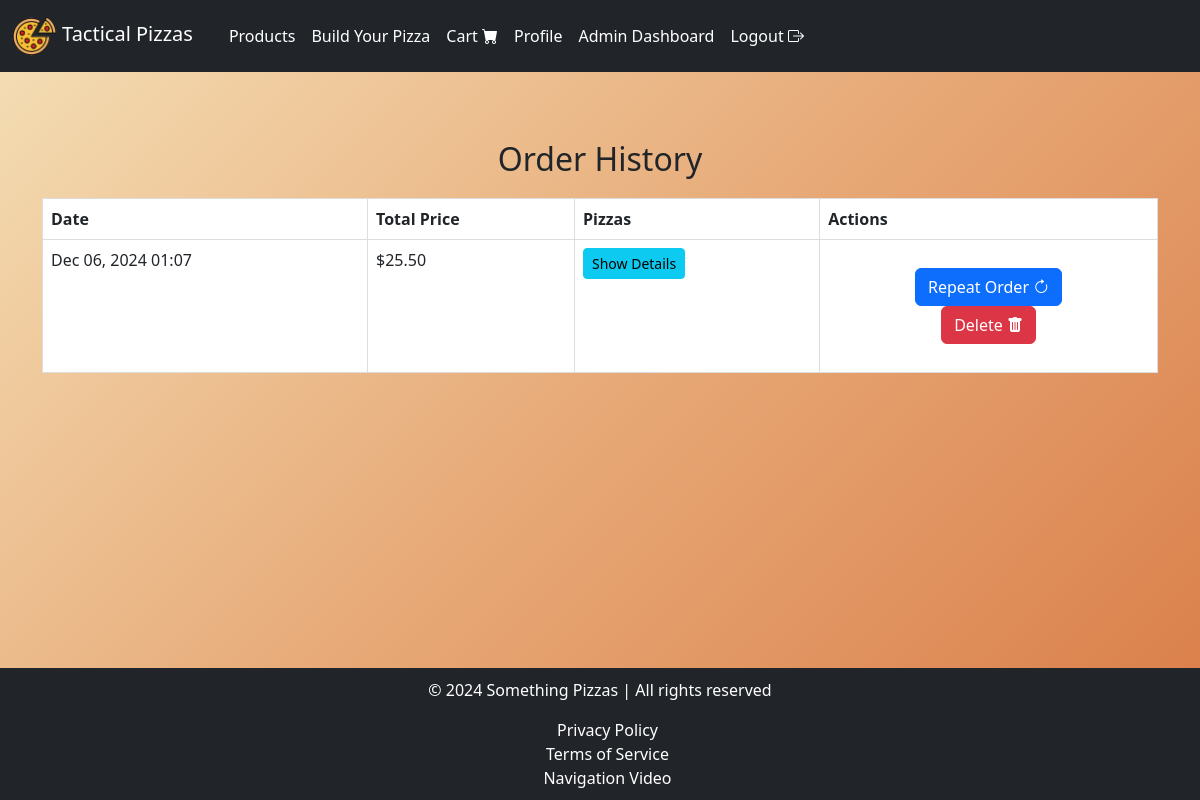
The app's page /products/order_history/ (signed in), older data.
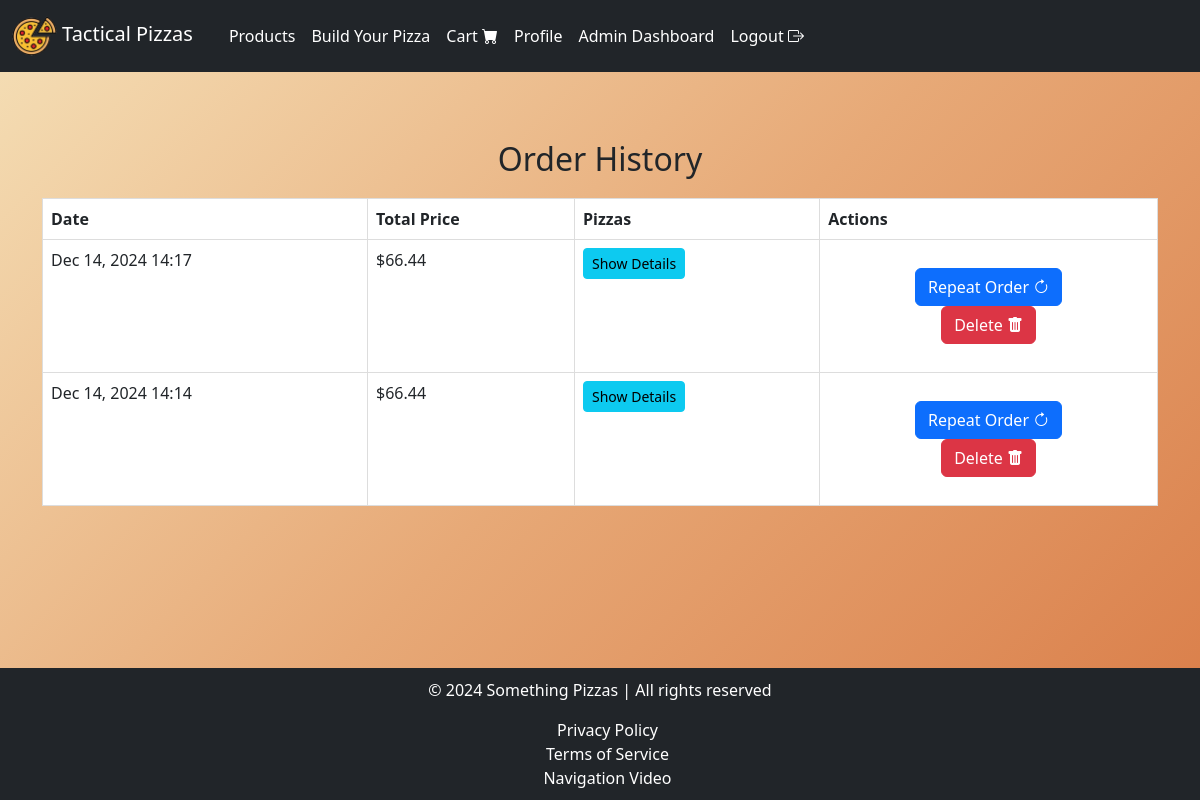
The same page, newer data.
### products/models.py (models this page shows, shortened)
class Order(models.Model):
    user = models.ForeignKey(User, on_delete=models.CASCADE)
    created_at = models.DateTimeField(auto_now_add=True)
    total_price = models.DecimalField(max_digits=10, decimal_places=2)
    is_completed = models.BooleanField(default=False)

### products/views.py (the view, shortened to what this page needs)
# urls.py: path("order_history/", views.order_history, name="order_history"), # Order history url
@cache_control(no_cache=True, must_revalidate=True, no_store=True)
@login_required
def order_history(request):
    orders = Order.objects.filter(user=request.user).order_by('-created_at')
    return render(request, 'products/order_history.html', {'orders': orders})

### products/templates/products/order_history.html (shortened to what this page needs)
{% extends "layout.html" %}
{% block navbar %}
    {% include "navbar.html" %}
{% endblock %}
{% block content %}
<div class="container my-5">
    <h2>Order History</h2>
    {% if orders %}
        <table class="table">
            <thead>
                <tr>
                    <th>Date</th>
                    <th>Total Price</th>
                    <th>Pizzas</th>
                    <th>Actions</th>
                </tr>
            </thead>
            <tbody>
                {% for order in orders %}
                <tr>
                    <td>{{ order.created_at|date:"M d, Y H:i" }}</td>
                    <td>${{ order.total_price }}</td>
                    <td>
                        <button
                            class="btn btn-info btn-sm"
                            type="button"
                            data-bs-toggle="collapse"
                            data-bs-target="#order-{{ order.id }}-details"
                            aria-expanded="false"
                            aria-controls="order-{{ order.id }}-details">
                            Show Details
                        </button>
                    </td>
                    <td>
                        <form method="post">
                            <button name="action" value="repeat" class="btn btn-primary">Repeat Order <i class="bi bi-arrow-clockwise"></i></button>
                            <button name="action" value="delete" class="btn btn-danger">Delete <i class="bi bi-trash-fill"></i></button>
                        </form>
                    </td>
                </tr>
                {% endfor %}
            </tbody>
        </table>
    {% else %}
        <p>You have no orders yet. <a href="{% url 'index' %}">Start shopping</a>.</p>
    {% endif %}
</div>
{% endblock %}
{% block footer %}
    {% include "footer.html" %}
{% endblock %}

### templates/layout.html (shortened to what this page needs)
{% load static %}
<!DOCTYPE html>
<html lang="en">
<head>
    <link href="https://cdn.jsdelivr.net/npm/bootstrap-icons/font/bootstrap-icons.css" rel="stylesheet">
    <link rel="stylesheet" href="{% static 'css/styles.css' %}">
    <link href="https://cdn.jsdelivr.net/npm/bootstrap@5.3.0-alpha1/dist/css/bootstrap.min.css" rel="stylesheet">
</head>
<body>
    {% block navbar %}
    {% endblock %}
    <div id="content" name="content">
        {% block content %}
        {% endblock %}
    </div>
    {% block footer %}
    {% endblock %}
</body>
</html>

### templates/navbar.html (shortened to what this page needs)
{% load static %}
{% block navbar %}
<nav class="navbar navbar-expand-lg navbar-dark bg-dark" role="navigation" aria-label="Main navigation">
    <a class="navbar-brand" href="{% url 'home' %}" aria-label="Tactical Pizzas Homepage">
        <img src="{% static 'Images/logo.png' %}" alt="Company Logo" style="height: 40px; vertical-align: middle;">
        <span class="ml-2">Tactical Pizzas</span>
    </a>
    <div class="collapse navbar-collapse" id="navbarNav">
        <ul class="navbar-nav ml-auto">
            <li class="nav-item">
                <a class="nav-link" href="{% url 'index' %}">Products</a>
            </li>
            {% if user.is_authenticated %}
                <li class="nav-item">
                    <a class="nav-link" href="{% url 'build_pizza' %}">Build Your Pizza</a>
                </li>
                <li class="nav-item">
                    <a class="nav-link" href="{% url 'cart' %}">Cart <i class="bi bi-cart-fill"></i></a>
                </li>
                <li class="nav-item">
                    <a class="nav-link" href="{% url 'profile' %}">Profile</a>
                </li>
                {% if user.is_superuser %}
                <li class="nav-item">
                    <a class="nav-link" href="/admin/">Admin Dashboard</a>
                </li>
                {% elif user.is_staff %}
                <li class="nav-item">
                    <a class="nav-link" href="{% url 'staff_portal' %}">Staff Portal</a>
                </li>
                {% endif %}
                <li class="nav-item">
                    <a class="nav-link" href="{% url 'logout' %}">Logout <i class="bi bi-box-arrow-right"></i></a>
                </li>
            {% else %}
                <li class="nav-item">
                    <a class="nav-link" href="{% url 'login' %}">Login <i class="bi bi-box-arrow-in-right"></i></a>
                </li>
            {% endif %}
        </ul>
    </div>
</nav>
{% endblock %}

### templates/footer.html
{% load static %}
{% block footer %}
<footer class="footer">
    <p>&copy; 2024 Something Pizzas | All rights reserved</p>
    <a href="{% static 'files/Tactical Pizzas Privacy Policy.txt' %}" download>Privacy Policy</a> <br>
    <a href="{% static 'files/Tactical Pizzas Terms of Service.txt' %}" download>Terms of Service</a> <br>
    <a href="https://acgedu30684-my.sharepoint.com/:v:/g/personal/t_togkaridis_acg_edu/EWnsMwrU-c9PvKNxZf-Gto0BsCT8SpQo9aIvsrf-U5yCQQ?nav=eyJyZWZlcnJhbEluZm8iOnsicmVmZXJyYWxBcHAiOiJPbmVEcml2ZUZvckJ1c2luZXNzIiwicmVmZXJyYWxBcHBQbGF0Zm9ybSI6IldlYiIsInJlZmVycmFsTW9kZSI6InZpZXciLCJyZWZlcnJhbFZpZXciOiJNeUZpbGVzTGlua0NvcHkifX0&e=M9ZTx7">Navigation Video</a>
</footer>
{% endblock %}

### static/css/styles.css (style rules this page uses)
body { background: linear-gradient(135deg, #f5e0b7 0%, #e7a977 50%, #d97b46 100%); color: #2c2c2c; margin: 0; padding: 0; font-family: "Poppins", Arial, sans-serif; min-height: 100vh; overflow-x: hidden; background-attachment: fixed; }
.container { padding: 20px; border-radius: 10px; max-width: 600px; margin: 20px auto; position: relative; text-align: center; }
.navbar { background-color: #212529; color: #fff; }
.navbar a { color: #fff; text-decoration: none; padding: 8px 12px; }
.footer { position: fixed; bottom: 0; left: 0; width: 100%; background-color: #212529; color: white; text-align: center; padding: 10px 0; z-index: 1000; }
.footer a { color: white; margin-left: 15px; text-decoration: none; }
.btn-primary { background-color: #007bff; color: #fff; }
.btn-danger { background-color: #dc3545; color: #fff; }
form { margin: 20px auto; display: flex; flex-direction: column; align-items: center; justify-content: center; max-width: 200px; }
.table { width: 100%; border-collapse: collapse; margin: 20px 0; background-color: #212529; }
.table th, .table td { border: 1px solid #ddd; padding: 10px; text-align: left; color: #fff; }
.table th { background-color: #212529; color: #fff; font-weight: bold; }

Row changes from the older to the newer data that the page shows:
removed Order: created_at "Dec 06, 2024 01:07", total_price "25.50"
added Order: created_at "Dec 14, 2024 14:17", total_price "66.44"
added Order: created_at "Dec 14, 2024 14:14", total_price "66.44"
